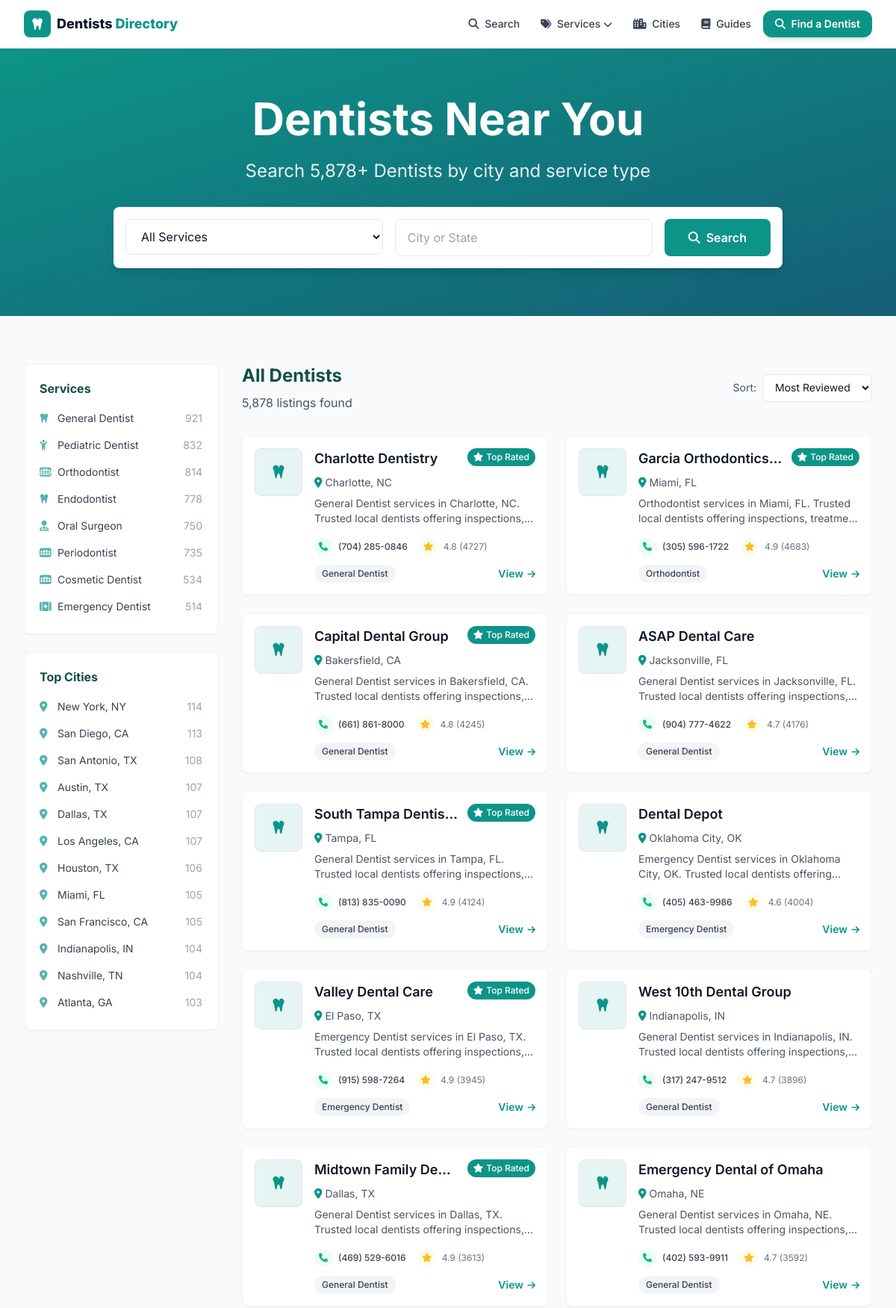
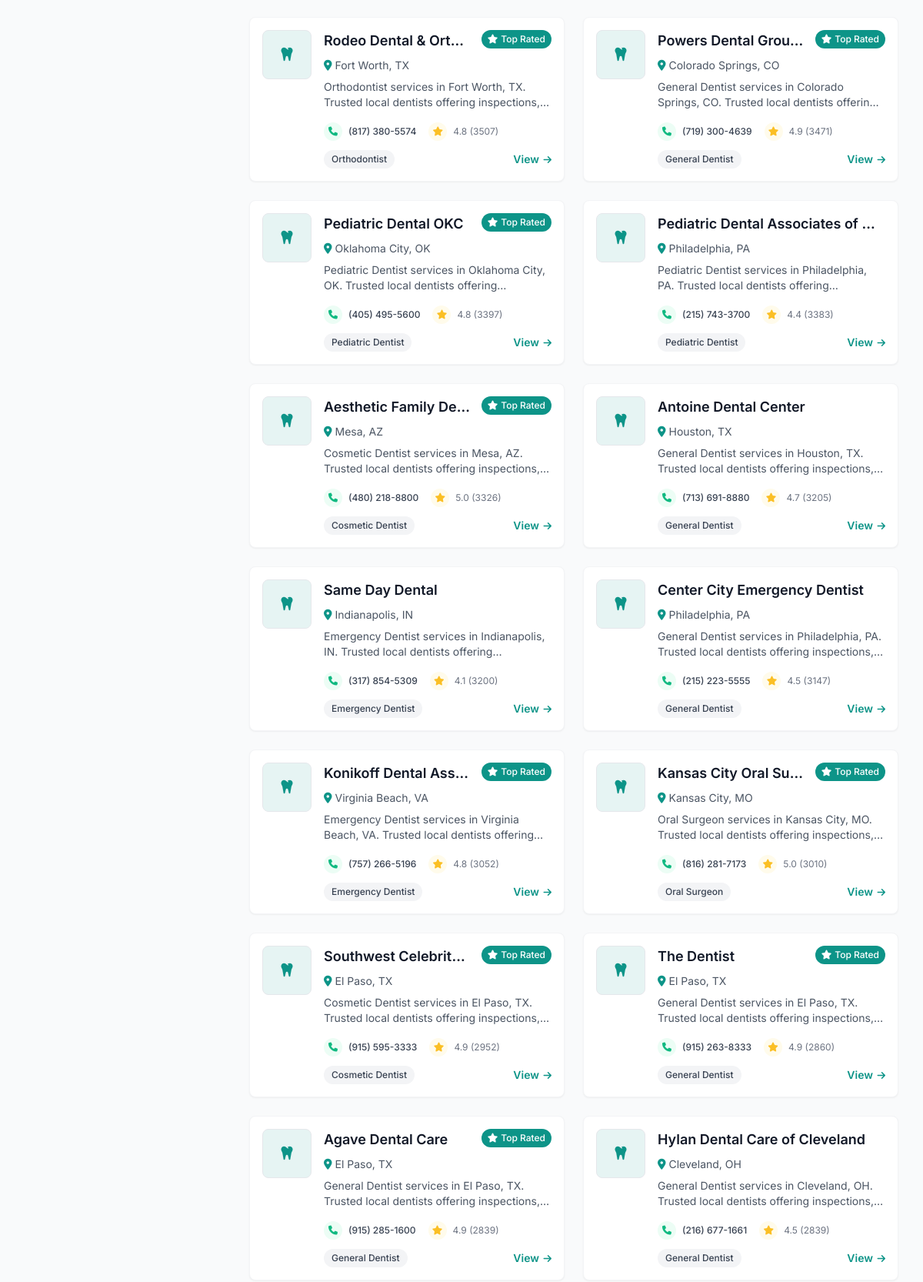
The page / (upper part) on the database its author committed (2 pictures, top to bottom).
### tables this page shows
CREATE TABLE listings (
    id          INTEGER PRIMARY KEY AUTOINCREMENT,
    name        TEXT NOT NULL,
    slug        TEXT UNIQUE NOT NULL,
    category    TEXT,
    city        TEXT,
    state       TEXT,
    address     TEXT,
    phone       TEXT,
    website     TEXT,
    lat         REAL,
    lng         REAL,
    rating      REAL,
    reviews     INTEGER,
    hours       TEXT,           -- JSON blob
    maps_url    TEXT,
    cid         TEXT,           -- google place CID, used for dedup
    scraped_at  TEXT DEFAULT (datetime('now'))
);

### web/app.py (the view)
@app.route("/")
def home():
    d = get_db()
    sort = request.args.get("sort", "reviews")
    order = {"reviews": "reviews DESC", "rating": "rating DESC, reviews DESC",
             "name": "name ASC"}.get(sort, "reviews DESC")
    listings = d.execute(
        f"SELECT * FROM listings ORDER BY {order} LIMIT 24").fetchall()
    cities = d.execute(
        "SELECT city, state, COUNT(*) n FROM listings "
        "GROUP BY city, state ORDER BY n DESC LIMIT 24").fetchall()
    cats = d.execute(
        "SELECT category, COUNT(*) n FROM listings "
        "WHERE category IS NOT NULL GROUP BY category ORDER BY n DESC").fetchall()
    total = dbmod.count(d)
    return render_template("index.html", listings=listings, cities=cities,
                           cats=cats, total=total, sort=sort)

### scraper/db.py (called while the page is built)
def slugify(value: str) -> str:
    value = unicodedata.normalize("NFKD", value).encode("ascii", "ignore").decode()
    value = re.sub(r"[^\w\s-]", "", value).strip().lower()
    return re.sub(r"[-\s]+", "-", value)

def count(conn) -> int:
    return conn.execute("SELECT COUNT(*) FROM listings").fetchone()[0]

### web/app.py (called while the page is built)
def get_db():
    if "db" not in g:
        uri = f"file:{dbmod.DB_PATH.as_posix()}?mode=ro&immutable=1"
        g.db = sqlite3.connect(uri, uri=True)
        g.db.row_factory = sqlite3.Row
    return g.db

def slugify(s):
    return dbmod.slugify(s or "")

@app.context_processor
def inject_globals():
    cats = [r["category"] for r in get_db().execute(
        "SELECT DISTINCT category FROM listings WHERE category IS NOT NULL "
        "ORDER BY category")]
    return {
        "SITE_NAME": app.config["SITE_NAME"],
        "ALL_CATEGORIES": cats,
        "CATEGORY_ICONS": CATEGORY_ICONS,
        "ADSENSE_CLIENT": app.config["ADSENSE_CLIENT"],
        "GA_ID": app.config["GA_ID"],
        "DOMAIN": app.config["DOMAIN"],
        "GSC_VERIFICATION": app.config["GSC_VERIFICATION"],
        "STATE_NAMES": STATE_NAMES,
        "cat_slug": slugify,
    }

### web/templates/index.html (shortened to what this page needs)
{% extends "base.html" %}
{% from "_macros.html" import card %}
{% block content %}
<section class="bg-gradient-to-br from-primary to-gradient text-white py-16">
  <div class="max-w-7xl mx-auto px-4 sm:px-6 lg:px-8 text-center">
    <h1 class="text-4xl md:text-6xl font-heading font-bold mb-6">Dentists Near You</h1>
    <p class="text-xl md:text-2xl mb-8 text-white/90 max-w-3xl mx-auto">Search {{ "{:,}".format(total) }}+ Dentists by city and service type</p>
    <div class="max-w-4xl mx-auto">
      <form method="GET" action="/search" class="flex flex-col md:flex-row gap-4 bg-white rounded-lg p-4 shadow-lg">
        <div class="flex-1 relative">
          <select name="category" class="w-full px-4 py-3 text-gray-900 rounded-lg border border-gray-200 focus:border-primary focus:ring-2 focus:ring-primary/20 outline-none bg-white">
            <option value="">All Services</option>
          </select>
        </div>
        <div class="flex-1 relative">
          <input name="city" placeholder="City or State" class="w-full px-4 py-3 text-gray-900 rounded-lg border border-gray-200 focus:border-primary focus:ring-2 focus:ring-primary/20 outline-none">
        </div>
        <button class="bg-primary hover:opacity-90 text-white font-semibold px-8 py-3 rounded-lg whitespace-nowrap"><i class="fas fa-search mr-2"></i>Search</button>
      </form>
    </div>
  </div>
</section>
<section class="py-16 bg-gray-50">
  <div class="max-w-7xl mx-auto px-4 sm:px-6 lg:px-8">
    <div class="grid grid-cols-1 lg:grid-cols-4 gap-8">
      <aside class="lg:col-span-1 space-y-6">
        <div class="bg-white rounded-lg shadow-sm border border-gray-100 p-5">
          <h3 class="font-heading font-bold text-secondary mb-3">Services</h3>
          <ul class="space-y-1">
            {% for c in cats %}
            <li><a href="/category/{{ cat_slug(c.category) }}" class="flex items-center justify-between text-sm text-gray-700 hover:text-primary py-1.5">
              <span><i class="fa-solid {{ CATEGORY_ICONS.get(c.category,'fa-bug') }} mr-2 text-primary/70 w-4"></i>{{ c.category }}</span>
              <span class="text-gray-400">{{ c.n }}</span></a></li>
            {% endfor %}
          </ul>
        </div>
        <div class="bg-white rounded-lg shadow-sm border border-gray-100 p-5">
          <h3 class="font-heading font-bold text-secondary mb-3">Top Cities</h3>
          <ul class="space-y-1">
            {% for c in cities[:12] %}
            <li><a href="/{{ c.state|lower }}/{{ cat_slug(c.city) }}" class="flex items-center justify-between text-sm text-gray-700 hover:text-primary py-1.5">
              <span><i class="fas fa-map-marker-alt mr-2 text-primary/70 w-4"></i>{{ c.city }}, {{ c.state }}</span>
              <span class="text-gray-400">{{ c.n }}</span></a></li>
            {% endfor %}
          </ul>
        </div>
      </aside>
      <div class="lg:col-span-3">
        <div class="listings-container">
          <div class="flex flex-col sm:flex-row justify-between items-start sm:items-center mb-8">
            <div>
              <h2 class="text-2xl font-heading font-bold text-secondary mb-2">All Dentists</h2>
              <p class="text-gray-600">{{ "{:,}".format(total) }} listings found</p>
            </div>
            <div class="mt-4 sm:mt-0">
              <form method="GET" class="flex items-center space-x-2">
                <label class="text-sm text-gray-600">Sort:</label>
                <select name="sort" onchange="this.form.submit()" class="px-3 py-2 border border-gray-200 rounded-lg text-sm focus:border-primary outline-none bg-white">
                  <option value="reviews" {% if sort=='reviews' %}selected{% endif %}>Most Reviewed</option>
                </select>
              </form>
            </div>
          </div>
          <div class="grid grid-cols-1 md:grid-cols-2 gap-6 mb-8">
            {% for l in listings %}{{ card(l) }}{% endfor %}
          </div>
        </div>
      </div>
    </div>
  </div>
</section>
{% endblock %}

### web/templates/base.html (shortened to what this page needs)
<!DOCTYPE html>
<html lang="en" class="h-full">
<head>
  {% set _path = request.path %}
  <link rel="stylesheet" href="/static/css/output.css">
  <link rel="stylesheet" href="https://cdnjs.cloudflare.com/ajax/libs/font-awesome/6.4.0/css/all.min.css">
</head>
<body class="h-full flex flex-col bg-gray-50 text-gray-900">
<header class="bg-white shadow-sm border-b sticky top-0 z-50">
  <div class="max-w-7xl mx-auto px-4 sm:px-6 lg:px-8">
    <div class="flex justify-between items-center h-16">
      <a href="/" class="flex items-center space-x-2 font-extrabold text-lg">
        <span class="w-9 h-9 rounded-lg bg-primary text-white flex items-center justify-center">
          <i class="fa-solid fa-tooth"></i></span>
        <span>Dentists <span class="text-primary">Directory</span></span>
      </a>
      <nav class="hidden md:flex items-center space-x-1">
        <a href="/search" class="px-3 py-2 rounded-lg text-gray-700 hover:text-primary hover:bg-primary/5 font-medium text-sm"><i class="fas fa-search mr-1"></i> Search</a>
        <div class="relative group">
          <button class="px-3 py-2 rounded-lg text-gray-700 hover:text-primary hover:bg-primary/5 font-medium text-sm"><i class="fas fa-tags mr-1"></i> Services <i class="fas fa-chevron-down text-xs"></i></button>
        </div>
        <a href="/cities" class="px-3 py-2 rounded-lg text-gray-700 hover:text-primary hover:bg-primary/5 font-medium text-sm"><i class="fas fa-city mr-1"></i> Cities</a>
        <a href="/guides" class="px-3 py-2 rounded-lg text-gray-700 hover:text-primary hover:bg-primary/5 font-medium text-sm"><i class="fas fa-book mr-1"></i> Guides</a>
        <a href="/search" class="ml-2 px-4 py-2 rounded-xl bg-primary text-white font-semibold shadow-md hover:bg-primaryDark text-sm"><i class="fas fa-search mr-1"></i> Find a Dentist</a>
      </nav>
    </div>
  </div>
</header>
<main class="flex-1">{% block content %}{% endblock %}</main>
</body>
</html>

### web/templates/_macros.html (shortened to what this page needs)
{% macro card(l) %}
<div class="bg-white rounded-lg shadow-sm hover:shadow-md transition-all duration-200 overflow-hidden border border-gray-100">
  <div class="p-4">
    <div class="flex items-start space-x-4">
      <div class="flex-shrink-0">
      </div>
      <div class="flex-1 min-w-0">
        <div class="flex items-start mb-2">
          <h3 class="text-lg font-heading font-semibold text-gray-900 flex-1 min-w-0 mr-3">
            <a href="/listing/{{ l.slug }}" class="hover:text-primary block truncate">{{ l.name }}</a>
          </h3>
          {% if l.rating and l.rating >= 4.8 %}
          <span class="bg-primary text-white px-2 py-1 rounded-full text-xs font-medium flex-shrink-0">
            <i class="fas fa-star mr-1"></i><span class="hidden sm:inline">Top Rated</span></span>
          {% endif %}
        </div>
        <p class="text-sm text-gray-600 flex items-center mb-2">
          <i class="fas fa-map-marker-alt mr-1 text-primary"></i>
          <a href="/{{ l.state|lower }}/{{ l.city|slugify }}" class="hover:text-primary hover:underline">{{ l.city }}, {{ l.state }}</a>
        </p>
        <p class="text-gray-600 text-sm mb-4 line-clamp-2">
          {{ l.category or 'Dentists' }} services in {{ l.city }}, {{ l.state }}. Trusted local dentists offering inspections, treatment and prevention. Call for service and fast response.
        </p>
        <div class="flex items-center justify-between text-xs mb-3">
          <div class="flex items-center space-x-4">
            {% if l.phone %}
            <a href="tel:{{ l.phone|trim }}" class="flex items-center group transition-all duration-200 hover:text-emerald-600">
              <div class="w-6 h-6 rounded-full bg-emerald-50 flex items-center justify-center mr-2 group-hover:bg-emerald-100">
                <i class="fas fa-phone text-xs text-emerald-500"></i></div>
              <span class="hidden sm:inline text-gray-700 group-hover:text-emerald-600 font-medium">{{ l.phone|trim }}</span>
            </a>
            {% endif %}
            {% if l.reviews %}
            <div class="flex items-center text-gray-500">
              <div class="w-6 h-6 rounded-full bg-amber-50 flex items-center justify-center mr-2"><i class="fas fa-star text-xs text-amber-400"></i></div>
              <span>{{ "%.1f"|format(l.rating) }} ({{ l.reviews }})</span>
            </div>
            {% endif %}
          </div>
        </div>
        <div class="flex items-center justify-between">
          {% if l.category %}<span class="bg-gray-100 text-gray-700 px-2.5 py-1 rounded-full text-xs font-medium">{{ l.category }}</span>{% else %}<span></span>{% endif %}
          <a href="/listing/{{ l.slug }}" class="text-primary font-semibold text-sm hover:underline">View <i class="fas fa-arrow-right text-xs ml-0.5"></i></a>
        </div>
      </div>
    </div>
  </div>
</div>
{% endmacro %}

### web/templates/base.html (style rules this page uses)
body { font-family:'Inter',sans-serif }

### rows shown on the page
listings: city "Dallas", state "TX", n "107", name "Midtown Family De…", shows "Top Rated", category "General Dentist", phone "(469) 529-6016", rating "4.9", reviews "3613"
listings: city "Houston", state "TX", n "106", name "Antoine Dental Center", category "General Dentist", phone "(713) 691-8880", rating "4.7", reviews "3205"
listings: name "Charlotte Dentistry", shows "Top Rated", city "Charlotte", state "NC", category "General Dentist", phone "(704) 285-0846", rating "4.8", reviews "4727"
listings: name "ASAP Dental Care", city "Jacksonville", state "FL", category "General Dentist", phone "(904) 777-4622", rating "4.7", reviews "4176"
listings: name "Dental Depot", city "Oklahoma City", state "OK", category "Emergency Dentist", phone "(405) 463-9986", rating "4.6", reviews "4004"
listings: name "Valley Dental Care", shows "Top Rated", city "El Paso", state "TX", category "Emergency Dentist", phone "(915) 598-7264", rating "4.9", reviews "3945"
listings: name "West 10th Dental Group", city "Indianapolis", state "IN", category "General Dentist", phone "(317) 247-9512", rating "4.7", reviews "3896"
listings: name "Rodeo Dental & Orth…", shows "Top Rated", city "Fort Worth", state "TX", category "Orthodontist", phone "(817) 380-5574", rating "4.8", reviews "3507"
listings: name "Powers Dental Grou…", shows "Top Rated", city "Colorado Springs", state "CO", category "General Dentist", phone "(719) 300-4639", rating "4.9", reviews "3471"
listings: name "Pediatric Dental OKC", shows "Top Rated", city "Oklahoma City", state "OK", category "Pediatric Dentist", phone "(405) 495-5600", rating "4.8", reviews "3397"
listings: name "Pediatric Dental Associates of…", city "Philadelphia", state "PA", category "Pediatric Dentist", phone "(215) 743-3700", rating "4.4", reviews "3383"
listings: name "Aesthetic Family De…", shows "Top Rated", city "Mesa", state "AZ", category "Cosmetic Dentist", phone "(480) 218-8800", rating "5.0", reviews "3326"
listings: name "Same Day Dental", city "Indianapolis", state "IN", category "Emergency Dentist", phone "(317) 854-5309", rating "4.1", reviews "3200"
listings: name "Center City Emergency Dentist", city "Philadelphia", state "PA", category "General Dentist", phone "(215) 223-5555", rating "4.5", reviews "3147"
listings: name "Konikoff Dental Ass…", shows "Top Rated", city "Virginia Beach", state "VA", category "Emergency Dentist", phone "(757) 266-5196", rating "4.8", reviews "3052"
listings: name "Kansas City Oral Su…", shows "Top Rated", city "Kansas City", state "MO", category "Oral Surgeon", phone "(816) 281-7173", rating "5.0", reviews "3010"
listings: name "Southwest Celebrit…", shows "Top Rated", city "El Paso", state "TX", category "Cosmetic Dentist", phone "(915) 595-3333", rating "4.9", reviews "2952"
listings: name "The Dentist", shows "Top Rated", city "El Paso", state "TX", category "General Dentist", phone "(915) 263-8333", rating "4.9", reviews "2860"
listings: name "Agave Dental Care", shows "Top Rated", city "El Paso", state "TX", category "General Dentist", phone "(915) 285-1600", rating "4.9", reviews "2839"

### other values the page prints
{{ "{:,}".format(total) }} "5,878"
{{ c.category }} "General Dentist" "Pediatric Dentist" "Orthodontist" "Endodontist" "Oral Surgeon" "Periodontist" "Cosmetic Dentist" "Emergency Dentist"
{{ c.n }} "921" "832" "814" "778" "750" "735" "534" "514"
{{ c.city }} "New York" "San Diego" "San Antonio" "Austin" "Los Angeles" "Miami" "San Francisco" "Indianapolis" "Nashville" "Atlanta"
{{ c.state }} "NY" "CA" "TX" "TX" "CA" "FL" "CA" "IN" "TN" "GA"
{{ c.n }} "114" "113" "108" "107" "107" "105" "105" "104" "104" "103"
{{ l.name }} "Garcia Orthodontics…" "Capital Dental Group" "South Tampa Dentis…" "Emergency Dental of Omaha" "Hylan Dental Care of Cleveland"
{{ l.city }} "Miami" "Bakersfield" "Tampa" "Omaha" "Cleveland"
{{ l.state }} "FL" "CA" "FL" "NE" "OH"
{{ l.category or 'Dentists' }} "Orthodontist" "General Dentist" "General Dentist" "General Dentist" "General Dentist"
{{ l.phone|trim }} "(305) 596-1722" "(661) 861-8000" "(813) 835-0090" "(402) 593-9911" "(216) 677-1661"
{{ "%.1f"|format(l.rating) }} "4.9" "4.8" "4.9" "4.7" "4.5"
{{ l.reviews }} "4683" "4245" "4124" "3592" "2839"
{{ l.category }} "Orthodontist" "General Dentist" "General Dentist" "General Dentist" "General Dentist"
